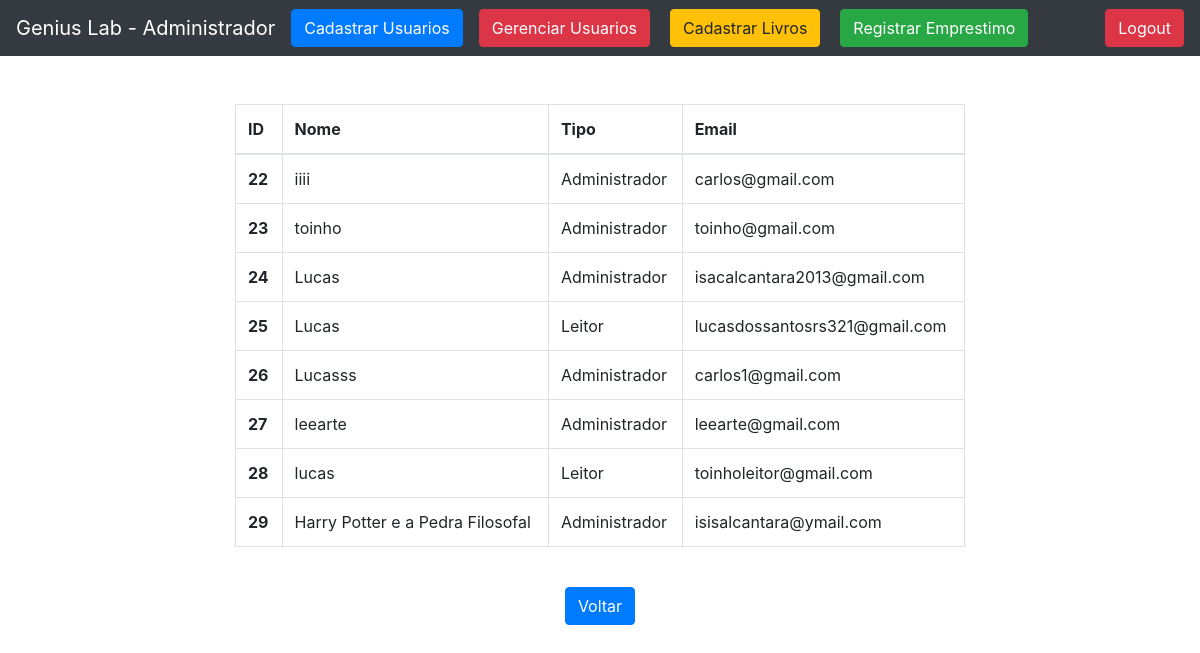
Page /auth/home/admin/listar_usuarios on the committed database.
### usuarios/models.py (models this page shows, shortened)
class Usuario (models.Model):
    nome = models.CharField(max_length=30)
    email = models.EmailField()
    senha = models.CharField(max_length=64)
    confirmar_senha = models.CharField(max_length=64)
    endereco = models.CharField(max_length=64, blank = True, null = True)
    telefone = models.CharField(max_length=64, blank = True, null = True)
    tipo_usuario = [
        ('Administrador', 'Administrador'),
        ('Leitor', 'Leitor'),
]
    tipo_usuario = models.CharField(max_length=50, choices= tipo_usuario,blank=True, null = True)

### usuarios/views.py (the view)
# urls.py: path('home/admin/listar_usuarios',views.listar_usuarios,name = 'listar_usuarios'),
def listar_usuarios(request):
    usuarios = Usuario.objects.all()
    return render (request,'listar_usuarios.html',{'usuarios':usuarios})

### usuarios/templates/listar_usuarios.html
{% extends "usuario_logado.html" %}
{% block body %}
<div class="container mt-5">
    <div class="row justify-content-center">
        <div class="col-md-8">
            <table class="table table-bordered custom-table">
                <thead>
                    <tr>
                        <th scope="col">ID</th>
                        <th scope="col">Nome</th>
                        <th scope="col">Tipo</th>
                        <th scope="col">Email</th>
                    </tr>
                </thead>
                <tbody>
                    {% for usuario in usuarios %}
                        <tr>
                            <th scope="row">{{ usuario.id }}</th>
                            <td>{{ usuario.nome }}</td>
                            <td>{{ usuario.tipo_usuario }}</td>
                            <td>{{ usuario.email }}</td>
                        </tr>
                    {% endfor %}
                </tbody>
            </table>
        </div>
    </div>
</div>
<div class="row justify-content-center mt-4">
    <div class="col-md-8 text-center">
        <a class='btn btn-primary' href="{% url 'home/admin' %}">Voltar</a>
{% endblock %}

### rows in the picture
Usuario: id "22", nome "iiii", tipo_usuario "Administrador", email "carlos@gmail.com"
Usuario: id "23", nome "toinho", tipo_usuario "Administrador", email "toinho@gmail.com"
Usuario: id "24", nome "Lucas", tipo_usuario "Administrador", email "isacalcantara2013@gmail.com"
Usuario: id "25", nome "Lucas", tipo_usuario "Leitor", email "lucasdossantosrs321@gmail.com"
Usuario: id "26", nome "Lucasss", tipo_usuario "Administrador", email "carlos1@gmail.com"
Usuario: id "27", nome "leearte", tipo_usuario "Administrador", email "leearte@gmail.com"
Usuario: id "28", nome "lucas", tipo_usuario "Leitor", email "toinholeitor@gmail.com"
Usuario: id "29", nome "Harry Potter e a Pedra Filosofal", tipo_usuario "Administrador", email "isisalcantara@ymail.com"
